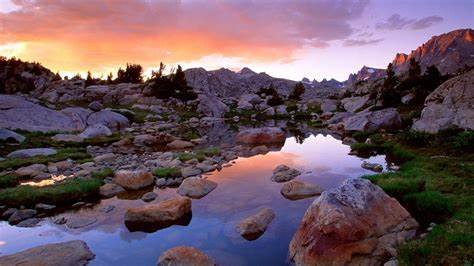
#> input picture image4.jpg, 474 x 266 px, found by its file name
$ python cv2_gaussianBlur.py
#> lines starting #> are read from the running program, lines starting #| are printed output that depends on the picture
# -*- coding: utf-8 -*-
"""
Created on Mon Apr  7 20:38:50 2025

@author: TadLocal
"""

import cv2
import numpy as np

#import image
image = cv2.imread('image4.jpg')
#> image is the input picture: shape (266, 474, 3); mean B, G, R 98.4, 87.9, 109.7

#transform image
blurred = cv2.GaussianBlur(image, (21,21), 0) #heavy blur
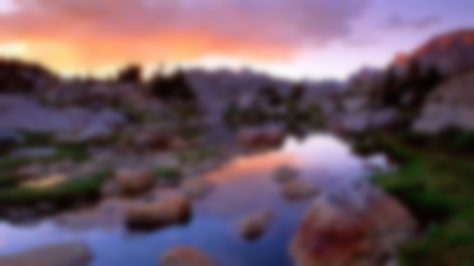
#> blurred: shape (266, 474, 3); mean B, G, R 98.4, 87.8, 109.7

#save image
cv2.imwrite("blurred.jpg", blurred)

$ run again, with image2.jpg copied over image4.jpg
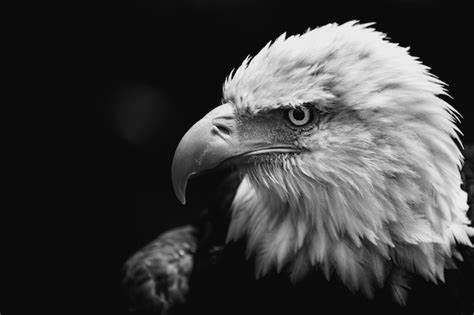
#> input picture image2.jpg, 474 x 315 px, found by its file name
#> image is the input picture: shape (315, 474, 3); min 0, max 255, mean 62.9
#> `blurred = cv2.GaussianBlur(image, (21,21), 0)`:
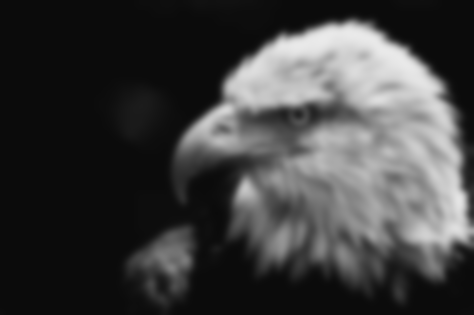
#> blurred: shape (315, 474, 3); min 10, max 234, mean 62.9
